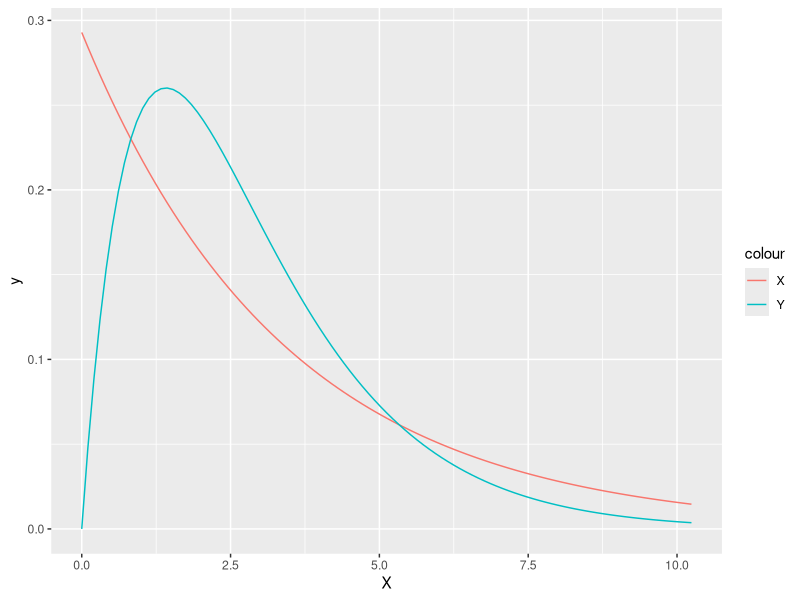

The R script that drew this image:
# Brunner-Munzel
library(tidyverse)
library(ggplot2)


func_Erlang_WMW <- function(k1, k2, eps=10^-6){
  K<-k1+k2
  coef_ <- numeric(K)
  coef_k1 <- choose(k1, 0:k1)*((-1)^(0:k1))/gamma(k1) 
  for(n in 0:(k2-1))
    coef_[(n+1):(n+1+length(coef_k1)-1)] <- coef_[(n+1):(n+1+length(coef_k1)-1)]+gamma(k1+n)/gamma(n+1)*coef_k1
  coef_[1]<-coef_[1]-0.5 # converting to polyfunction = 0
  roots<-polyroot(coef_)
  root<-roots[(abs(Im(roots)) < eps) & (0<Re(roots)) & (Re(roots)<1)]
  if(length(root)==1) r_root <- Re(root)
  else warning("Some roots are found.")
  return(list(r_root=r_root, roots=roots, coef_=coef_, k1=k1, k2=k2))
}



k1<- 1; k2 <- 2; 
results<-func_Erlang_WMW(k1=k1, k2=k2)
results


lambda1 <- 1-results$r_root;
lambda2 <- results$r_root;




# checking via Simulation
N<-10000000
dfx <- rgamma(N, shape=k1, rate = lambda1)
dfy <- rgamma(N, shape=k2, rate = lambda2)
mean(dfx<dfy) #P(X<Y)

#plot of density
xmax <- max(k1/lambda1+sqrt(k1/(lambda1^2))*2,
            k2/lambda2+sqrt(k2/(lambda2^2))*2)
ggplot(data = data.frame(X=c(0, xmax)), aes(x=X)) +
  stat_function(fun=function(x) dgamma(x, shape=k1, rate = lambda1), aes(color="X")) +
  stat_function(fun=function(x) dgamma(x, shape=k2, rate = lambda2), aes(color="Y"))






# debag

# solving
k1<- 10; k2 <- 20; 

K<-k1+k2
coef_ <- numeric(K)
coef_k1 <- choose(k1, 0:k1)*((-1)^(0:k1))/gamma(k1) 
coef_k1

n<-0
for(n in 0:(k2-1))
  coef_[(n+1):(n+1+length(coef_k1)-1)] <- 
  coef_[(n+1):(n+1+length(coef_k1)-1)]+gamma(k1+n)/gamma(n+1)*coef_k1

coef_[1]<-coef_[1]-0.5
coef_

roots<-polyroot(coef_)
roots

root<-roots[(abs(Im(roots)) < 10^-6) & (Re(roots)>0)& (Re(roots)<1)]
length(root)

Re(root)


